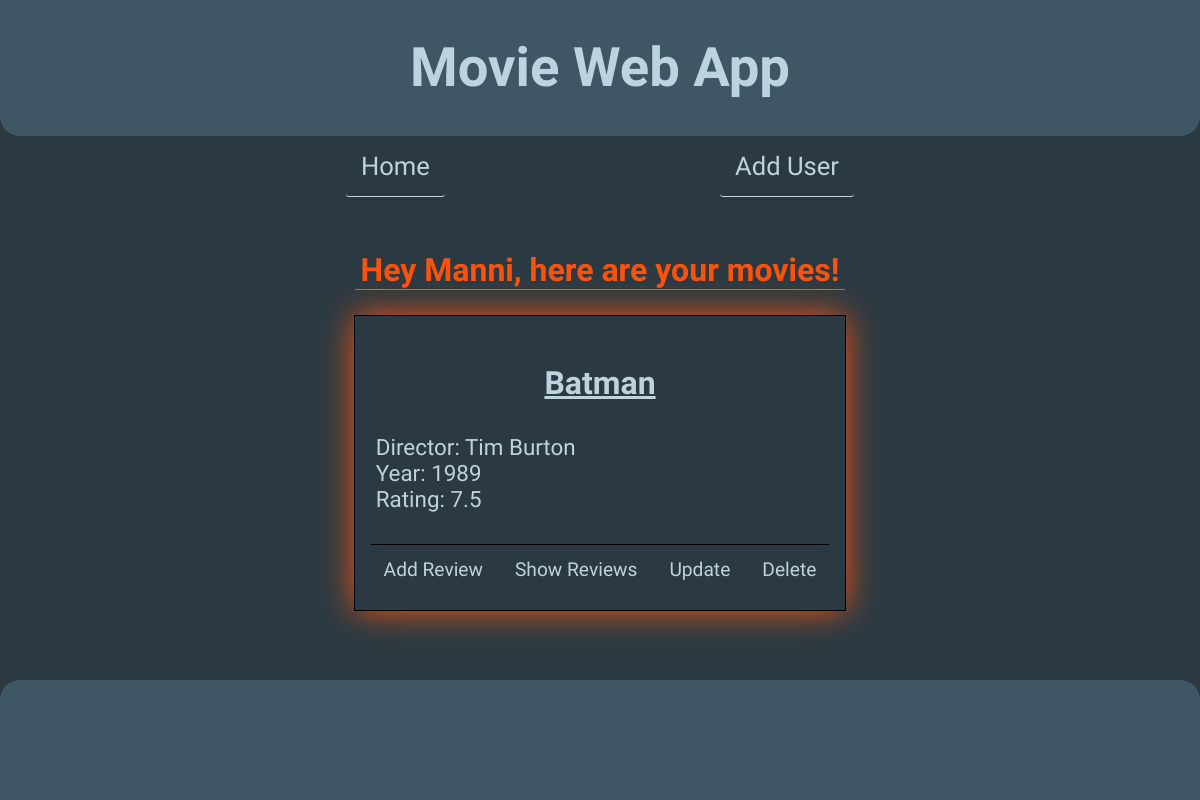
The page /users/4 on the database its author committed.
### data_manager/sql_data_models.py (models this page shows, shortened)
class User(db.Model):
    user_id = db.Column(db.Integer, primary_key=True, autoincrement=True)
    user = db.Column(db.String(255), nullable=False)

class Movie(db.Model):
    movie_id = db.Column(db.Integer, primary_key=True, autoincrement=True)
    title = db.Column(db.String(255), nullable=False)
    director = db.Column(db.String(255), nullable=True)
    publication_year = db.Column(db.Integer, nullable=True)
    rating = db.Column(db.Float, nullable=True)

### app.py (the view)
@app.route("/users/<user_id>")
def list_user_movies(user_id):
    try:
        username, movies = data_manager.get_username_and_movies(user_id)
        if username:
            return render_index(title=f"Movies of {username}  - Movie Web App",
                                content_type="list_movies",
                                user=username,
                                movies=movies,
                                user_id=user_id)
    except TypeError:
        abort(404, "User not in database.")

### app.py (called while the page is built)
def render_index(title="Home - Movie App", content_type="home", **kwargs):
    data_to_render = {
        "title": title,
        "content_type": content_type,
        **kwargs
    }
    return render_template("index.html", **data_to_render)

### data_manager/sql_data_manager.py (called while the page is built)
    def get_username_and_movies(self, user_id) -> tuple:
        user = User.query.filter_by(user_id=user_id).first()
        username = user.user
        user_movies = db.session.query(Movie).join(
            UserMovies, UserMovies.movie_id == Movie.movie_id).filter(
            UserMovies.user_id == user_id).all()
        if not user_movies:
            return username, {}
        movies_dict = {}
        for movie in user_movies:
            movie_dict = {
                "title": movie.title,
                "director": movie.director,
                "year": movie.publication_year,
                "rating": movie.rating
            }
            movies_dict[str(movie.movie_id)] = movie_dict
        return username, movies_dict

### templates/index.html (shortened to what this page needs)
<!DOCTYPE html>
<html lang="en">
<head>
    <link rel="stylesheet" href="{{ url_for('static', filename='styles.css') }}" />
</head>
<body>
    <header>
        <h1>Movie Web App</h1>
    </header>
    <nav>
        <div class="nav-links">
            <a id="home" href="{{ url_for('list_all_users') }}">Home</a>
            <a href="{{ url_for('add_user') }}">Add User</a>
        </div>
    </nav>
    <main>
        {% block content %}
        {% if content_type == "home" %}
        {% include "user_templates/list-users.html" %}
        {% elif content_type == "list_movies" %}
        {% include "movie_templates/list-movies.html" %}
        {% elif content_type == "add_user" %}
        {% include "user_templates/add-user.html" %}
        {% elif content_type == "add_movie" %}
        {% include "movie_templates/add-movie.html" %}
        {% elif content_type == "update_movie" %}
        {% include "movie_templates/update-movie.html" %}
        {% elif content_type == "delete_movie" %}
        {% include "movie_templates/delete-movie.html" %}
        {% elif content_type == "add_review" %}
        {% include "movie_templates/add-review.html" %}
        {% elif content_type == "list_reviews" %}
        {% include "movie_templates/list-reviews.html" %}
        {% else %}
        {% include "success.html" %}
        {% endif %}
        {% endblock %}
    </main>
    <footer></footer>
</body>
</html>

### templates/movie_templates/list-movies.html
<div id="movies-container">
    {% if not movies %}
    <h2>Sorry {{ user }}, you currently have no movies registered!</h2>
    {% else %}
    <h2>Hey {{ user }}, here are your movies!</h2>
    {% for movie_id, movie in movies.items() %}
    <div class="movies">
        <h3>{{ movie.get("title") }}</h3>
        <ul class="movie-properties">
            <li>Director: {{movie.get("director") }}</li>
            <li>Year: {{movie.get("year") }}</li>
            <li>Rating: {{movie.get("rating") }}</li>
        </ul>
        <form id="form-update-delete-movie" action="{{ url_for('delete_movie', user_id=user_id, movie_id=movie_id) }}"
            method="post">
            <a href="{{ url_for('add_review', user_id=user_id, movie_id=movie_id, movie_title=movie['title']) }}">Add
                Review</a>
            <a href="{{ url_for('list_reviews', movie_id=movie_id, movie_title=movie['title']) }}">Show
                Reviews</a>
            <a href="{{ url_for('update_movie_details', user_id=user_id, movie_id=movie_id) }}">Update</a>
            <button class="del-btn" type="submit">Delete</button>
        </form>
    </div>
    {% endfor %}
    {% endif %}
</div>

### static/styles.css (style rules this page uses)
:root { --bluish-gray: #3f5765; --dark-bluish-gray: #2b3a42; --neon-orange: #ff530d; --silver-blue: #bdd4de; --white: #efefef; }
html { font-size: 32px; background-color: black; font-family: "Kaushan Script", cursive; }
body { margin: 0; height: auto; background-color: var(--dark-bluish-gray); color: var(--neon-orange); display: flex; flex-direction: column; text-align: center; min-height: 100vh; margin: 0; }
header { background-color: var(--bluish-gray); border-radius: 0 0 20px 20px; }
h1 { font-size: 1.7rem; color: #bdd4de; background-color: #3f5765; }
h2 { font-size: 1rem; margin-top: 0; border-bottom: solid 1px var(--neon-orange); }
h3 { font-size: 1rem; margin-bottom: 0px; color: var(--silver-blue); text-decoration: underline; }
button { font: inherit; font-size: 0.6rem; background: none; padding: 0; border: none; cursor: pointer; color: var(--silver-blue); }
main { display: flex; flex-direction: column; flex-grow: 1; justify-content: space-around; align-items: center; }
form { display: flex; flex-direction: row; }
a { font-size: 0.6rem; text-decoration: none; color: var(--silver-blue); transition: color 0.3s ease; }
ul { padding: 0; text-align: center; }
footer { background-color: var(--bluish-gray); height: 100px; margin-top: 1rem; padding: 10px; text-align: center; border-radius: 20px 20px 0 0; }
.movies { outline: solid 1px black; display: flex; flex-direction: column; justify-content: center; margin-bottom: 1rem; padding: 0.5rem; box-shadow: 0 0 1rem; }
#form-update-delete-movie { padding: 0.4rem; display: flex; justify-content: space-between; border-top: solid 1px black; gap: 1rem; }

### rows shown on the page
User: user "Manni"
Movie: get "Batman", get "Tim Burton", get "1989", get "7.5"
